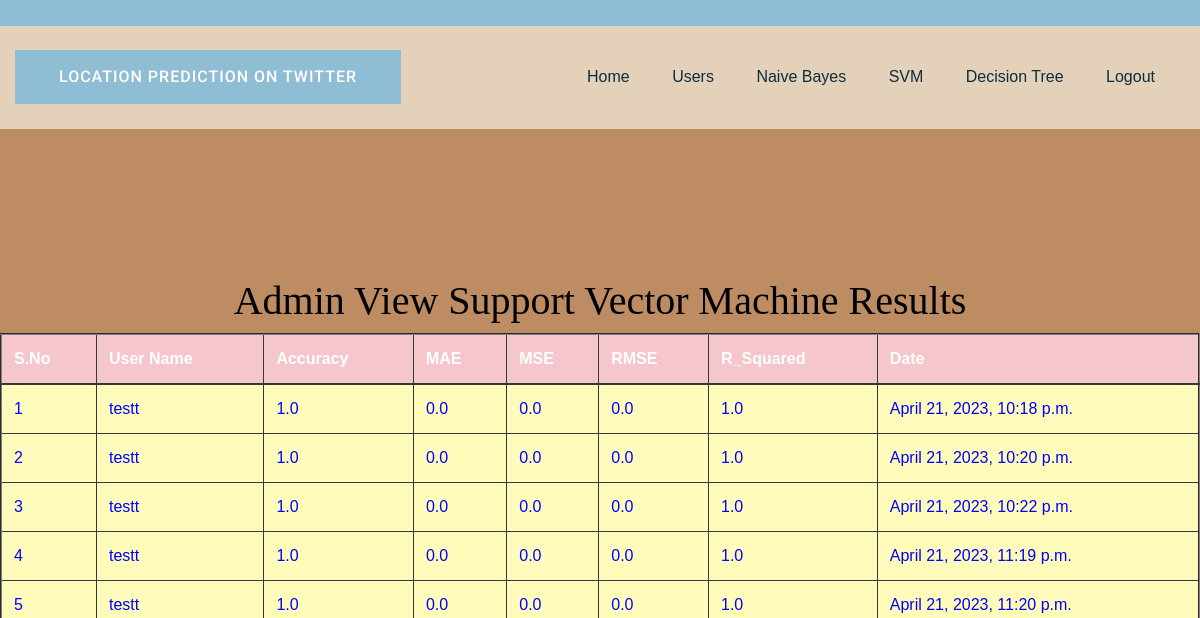
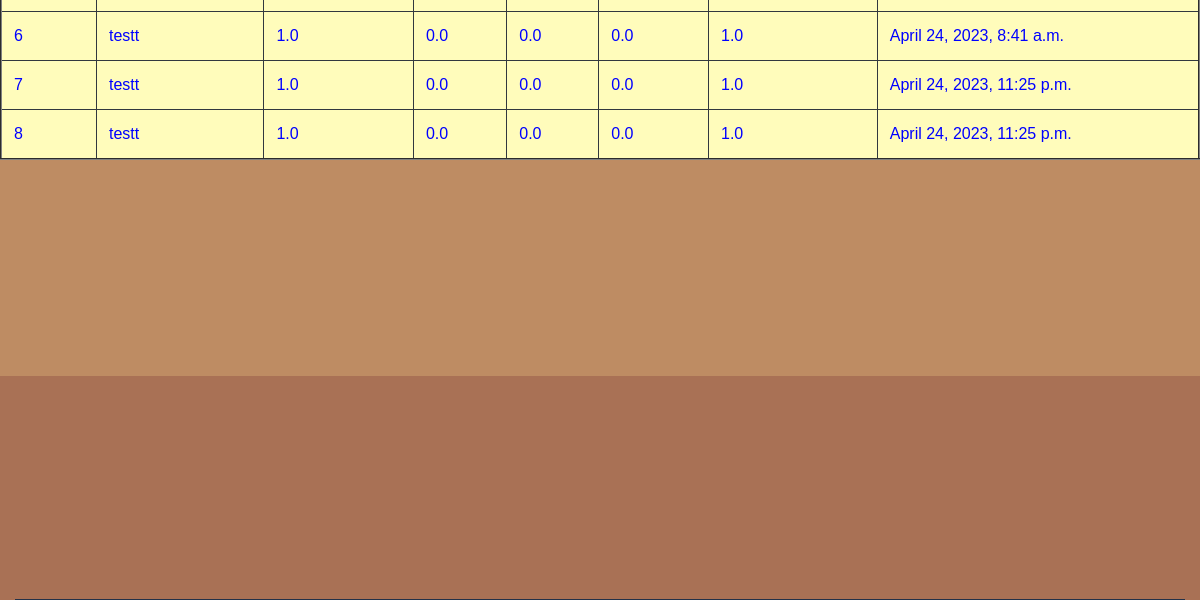
/AdminSVM/, run on an earlier commit of the app's database (2 pictures, top to bottom).
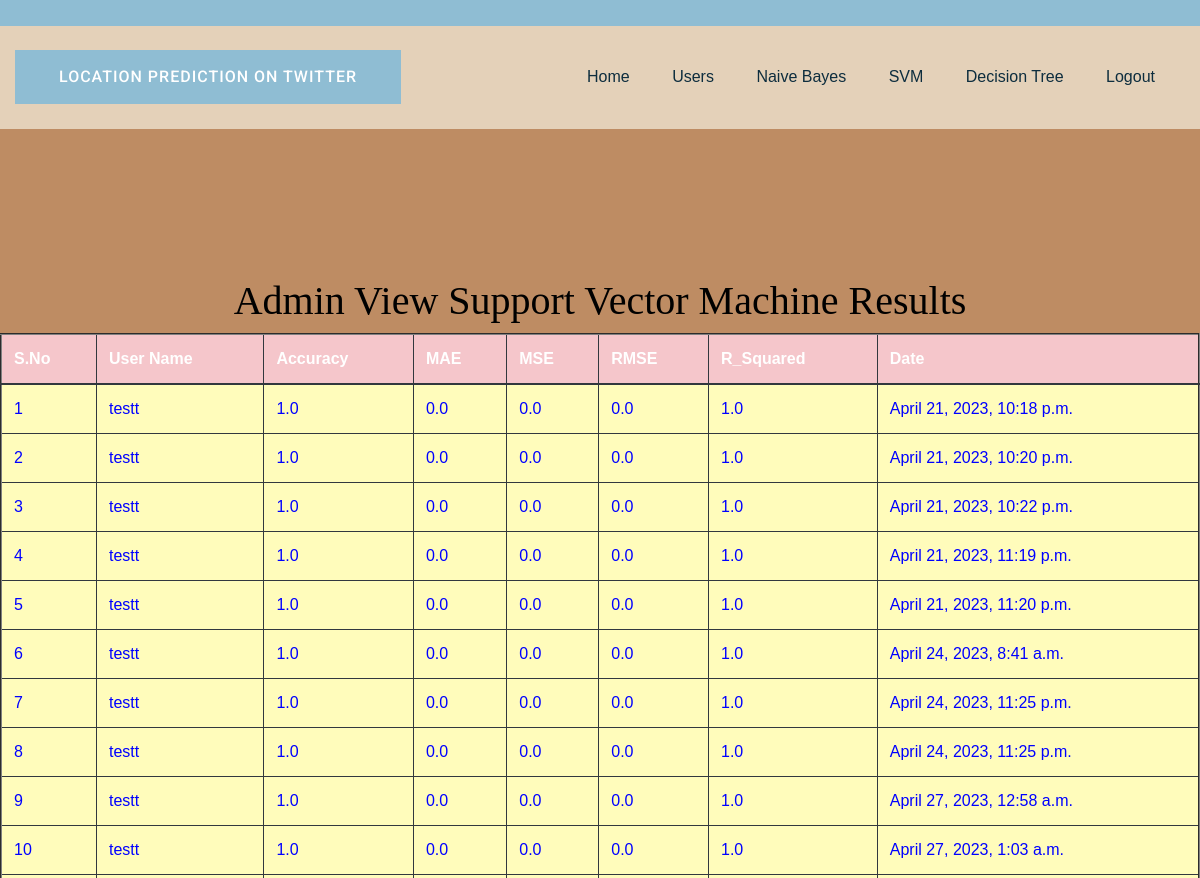
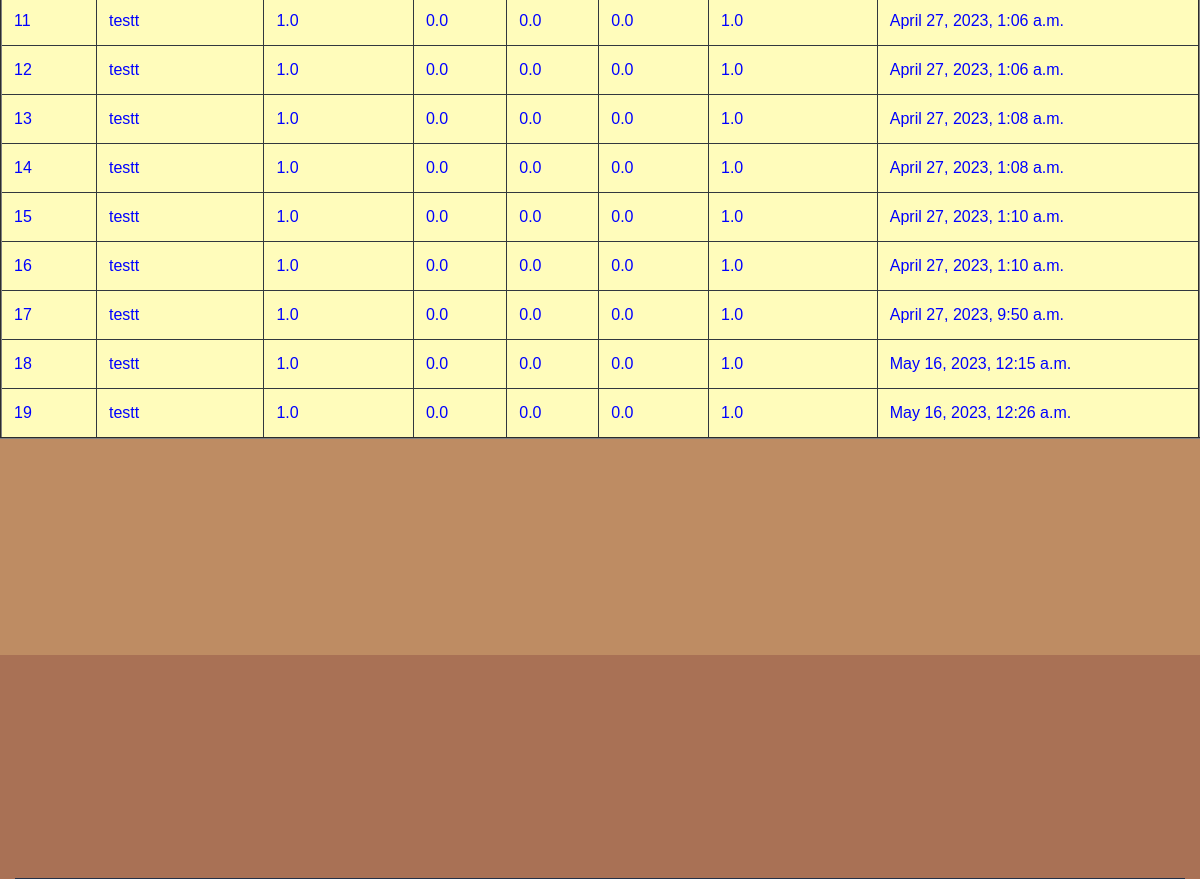
And on a later commit of the database (2 pictures, top to bottom).
### users/models.py (models this page shows, shortened)
class UserAlgorithmResultsModel(models.Model):
    username = models.CharField(max_length=100)
    algorithmname = models.CharField(max_length=100)
    accuracy = models.FloatField()
    mae = models.FloatField()
    mse = models.FloatField()
    rmse = models.FloatField()
    r_squared = models.FloatField()
    cdate = models.DateTimeField(auto_now_add=True)
    class Meta:
        db_table = "AlgorithmResults"

### admins/views.py (the view)
# urls.py: path("AdminSVM/", admins.AdminSVM, name="AdminSVM"),
def AdminSVM(request):
    data = UserAlgorithmResultsModel.objects.filter(algorithmname="SVM")
    return render(request,'admins/AdminSVM.html',{'data':data})

### assets/templates/admins/AdminSVM.html
{%extends 'admins/adminbase.html'%}
{%load static%}
{%block contents%}
    <div class="testimonial-area testimonial-padding" style="background-color:#BE8C63;">
        <div class="container ">
            <div class="row d-flex justify-content-center">
                                   <h1><font color="BLACK" style="font-family: fangsong;">Admin View Support Vector Machine Results</font></h1>
                                         <table border="2px" class="table table-hover table-dark">
                    <thead>
                    <tr class="table-danger">
                        <th scope="col">S.No</th>
                        <th scope="col">User Name</th>
                        <th scope="col">Accuracy</th>
                        <th scope="col">MAE</th>
                        <th scope="col">MSE</th>
                        <th scope="col">RMSE</th>
                        <th scope="col">R_Squared</th>
                        <th scope="col">Date</th>
                    </tr>
                    </thead>
                    <tbody>
                    {% for i in data %}
                    <tr scope="row" style="color: BLUE; background-color:#FFFCBB">
                        <td>{{forloop.counter}}</td>
                        <td>{{i.username}}</td>
                        <td>{{i.accuracy}}</td>
                        <td>{{i.mae}}</td>
                        <td>{{i.mse}}</td>
                        <td>{{i.rmse}}</td>
                        <td>{{i.r_squared}}</td>
                        <td>{{i.cdate}}</td>
                    </tr>
                    {% endfor %}
                    </tbody>
                </table>
            </div>
        </div>
    </div>
{%endblock%}

### assets/templates/admins/adminbase.html (shortened to what this page needs)
<!doctype html>
{%load static%}
<html class="no-js" lang="zxx">
<head>
	<link rel="stylesheet" href="{%static 'css/bootstrap.min.css'%}">
	<link rel="stylesheet" href="{%static 'css/owl.carousel.min.css'%}">
	<link rel="stylesheet" href="{%static 'css/slicknav.css'%}">
	<link rel="stylesheet" href="{%static 'css/flaticon.css'%}">
	<link rel="stylesheet" href="{%static 'css/animate.min.css'%}">
	<link rel="stylesheet" href="{%static 'css/magnific-popup.css'%}">
	<link rel="stylesheet" href="{%static 'css/fontawesome-all.min.css'%}">
	<link rel="stylesheet" href="{%static 'css/themify-icons.css'%}">
	<link rel="stylesheet" href="{%static 'css/slick.css'%}">
	<link rel="stylesheet" href="{%static 'css/nice-select.css'%}">
	<link rel="stylesheet" href="{%static 'css/style.css'%}">
</head>
<body class="body-bg">
<header>
    <div class="header-area">
        <div class="main-header ">
            <div class="header-top d-none d-lg-block" style="background-color:#8FBDD3;">
            </div>
            <div class="header-bottom  header-sticky" style="background-color:#E4D1B9;">
                <div class="container">
                    <div class="row align-items-center">
                        <div class="col-xl-2 col-lg-2">
                            <div class="logo">
                               <span class="btn post-btn" style="cursor:initial; transition: none; position: unset; background-color: #8FBDD3;">Location Prediction on Twitter</span>
                            </div>
                        </div>
                        <div class="col-xl-10 col-lg-10">
                            <div class="menu-wrapper  d-flex align-items-center justify-content-end">
                                <div class="main-menu d-none d-lg-block">
                                    <nav>
                                        <ul id="navigation">
                                            <li><a href="{%url 'AdminHome'%}">Home</a></li>
                                            <li><a href="{%url 'ViewRegisteredUsers'%}">Users</a></li>
                                            <li><a href="{%url 'AdminNaiveBayes'%}">Naive Bayes</a></li>
                                            <li><a href="{%url 'AdminSVM'%}">SVM</a></li>
                                             <li><a href="{%url 'AdminDecisionTree'%}">Decision Tree</a></li>
                                            <li><a href="{%url 'logout'%}">Logout</a></li>
                                        </ul>
                                    </nav>
                                </div>
                            </div>
                        </div>
                        <div class="col-12">
                        </div>
                    </div>
                </div>
            </div>
        </div>
    </div>
</header>
<main>
    {%block contents%}
    {%endblock%}
</main>
<footer>
    <div class="footer-area section-bg" style="background-color:#A97155;">
        <div class="container">
            <div class="footer-top footer-padding">
            </div>
</footer>
    </body>
</html>

What changed in the data, as far as the page shows it:
added UserAlgorithmResultsModel: username "testt", accuracy "1.0", mae "0.0", mse "0.0", rmse "0.0", r_squared "1.0", cdate "April 27, 2023, 12:58 a.m."
added UserAlgorithmResultsModel: username "testt", accuracy "1.0", mae "0.0", mse "0.0", rmse "0.0", r_squared "1.0", cdate "April 27, 2023, 1:03 a.m."
added UserAlgorithmResultsModel: username "testt", accuracy "1.0", mae "0.0", mse "0.0", rmse "0.0", r_squared "1.0", cdate "April 27, 2023, 1:06 a.m."
added UserAlgorithmResultsModel: username "testt", accuracy "1.0", mae "0.0", mse "0.0", rmse "0.0", r_squared "1.0", cdate "April 27, 2023, 1:06 a.m."
added UserAlgorithmResultsModel: username "testt", accuracy "1.0", mae "0.0", mse "0.0", rmse "0.0", r_squared "1.0", cdate "April 27, 2023, 1:08 a.m."
added UserAlgorithmResultsModel: username "testt", accuracy "1.0", mae "0.0", mse "0.0", rmse "0.0", r_squared "1.0", cdate "April 27, 2023, 1:08 a.m."
added UserAlgorithmResultsModel: username "testt", accuracy "1.0", mae "0.0", mse "0.0", rmse "0.0", r_squared "1.0", cdate "April 27, 2023, 1:10 a.m."
added UserAlgorithmResultsModel: username "testt", accuracy "1.0", mae "0.0", mse "0.0", rmse "0.0", r_squared "1.0", cdate "April 27, 2023, 1:10 a.m."
added UserAlgorithmResultsModel: username "testt", accuracy "1.0", mae "0.0", mse "0.0", rmse "0.0", r_squared "1.0", cdate "April 27, 2023, 9:50 a.m."
added UserAlgorithmResultsModel: username "testt", accuracy "1.0", mae "0.0", mse "0.0", rmse "0.0", r_squared "1.0", cdate "May 16, 2023, 12:15 a.m."
added UserAlgorithmResultsModel: username "testt", accuracy "1.0", mae "0.0", mse "0.0", rmse "0.0", r_squared "1.0", cdate "May 16, 2023, 12:26 a.m."
